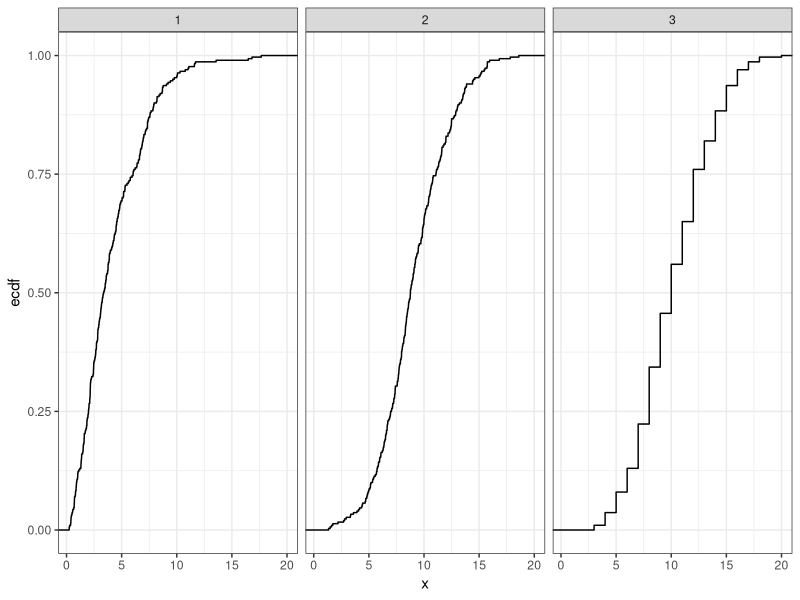
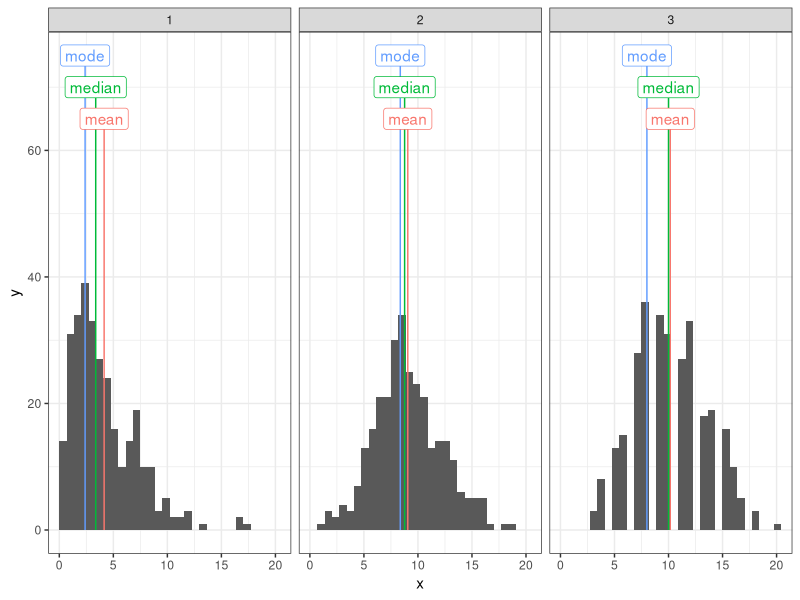
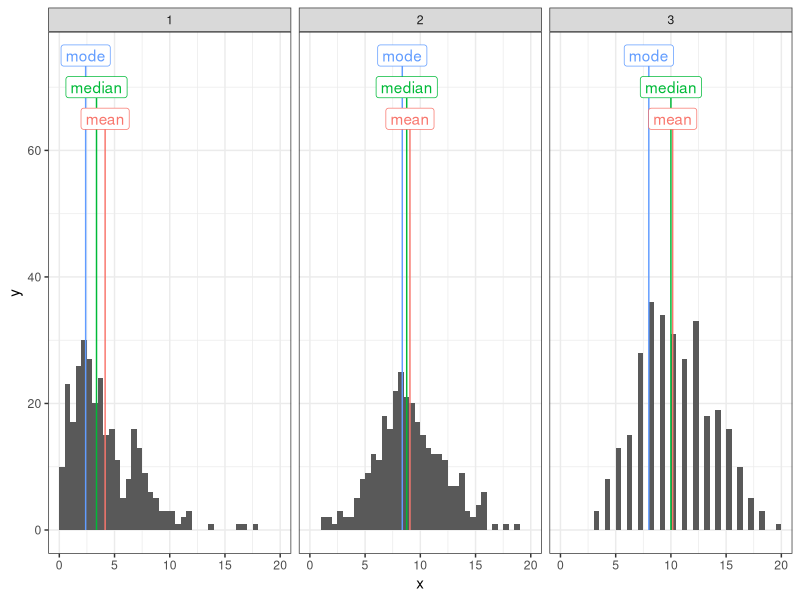
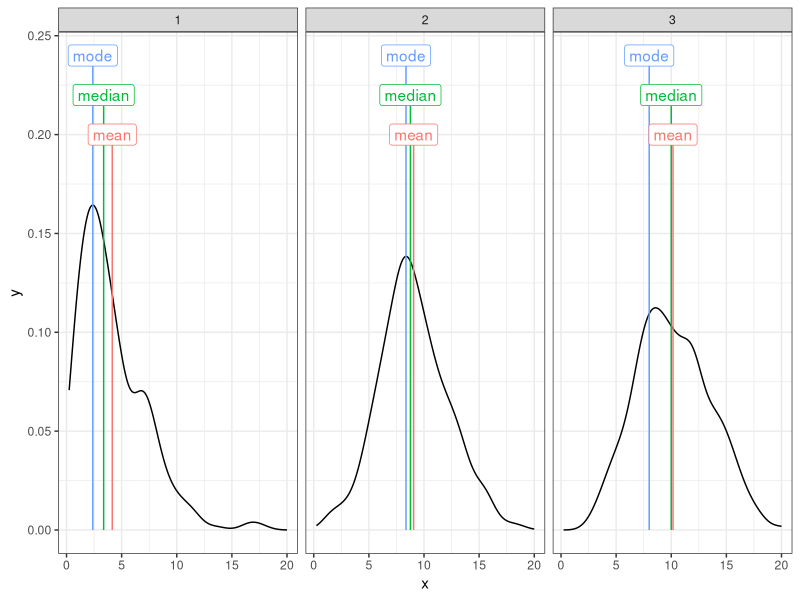
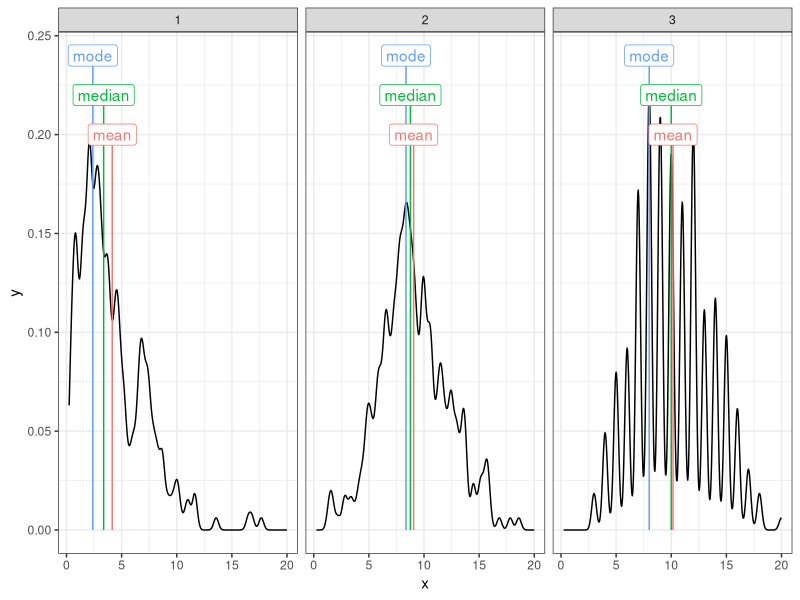
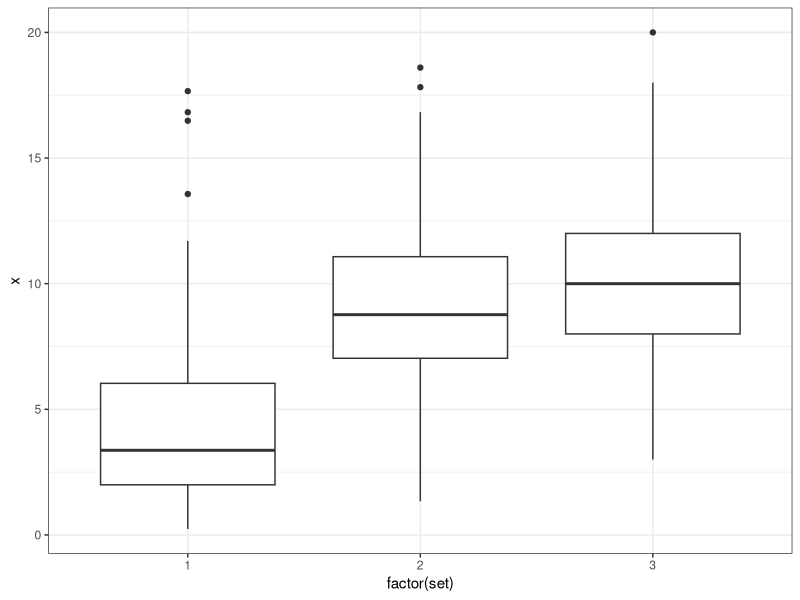
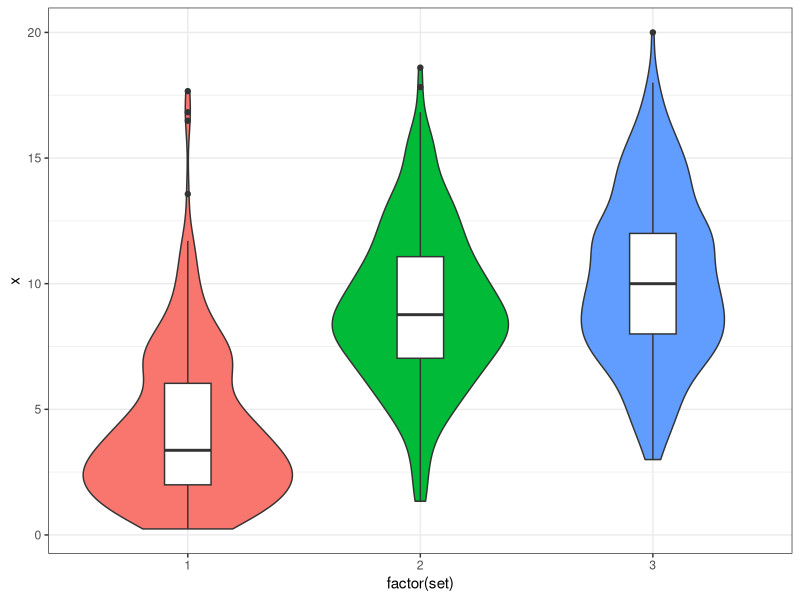

The R script that drew these images, in order:
## ---- chunk 1
library(tidyverse)
## ---- chunk 2
library(tidyverse)
theme_set(theme_bw())
set.seed(20934382)
sets <- bind_rows(
    tibble(x = rgamma(300, shape = 2, scale = 2), set = 1, dist = "gamma"),
    tibble(x = rnorm(300, 9, 3), set = 2, dist = "normal"),
    tibble(x = rpois(300, 10), set = 3, dist = "poisson")
  )
## ---- chunk 3
#| fig-width: 9
#| fig-height: 3
#| fig-alt: A set of three empirical CDFs drawn from 300 samples of a gamma(2, 2) distribution, a normal (9, 3) distribution, and a poisson(10) distribution. The gamma and normal eCDFs appear relatively smooth, while the poisson eCDF is jagged. 
ggplot(sets, aes(x = x, group = dist)) + 
  stat_ecdf(geom = "step") + 
  facet_wrap(~set)
## ---- chunk 4
#| fig-width: 9
#| fig-height: 3
#| fig-alt: A set of three histograms drawn from 300 samples of a gamma(2, 2) distribution, a normal (9, 3) distribution, and a poisson(10) distribution. The mean, median, and mode of each distribution are marked with vertical lines and labels. The gamma distribution is skewed, with mode < median < mean. The normal distribution is roughly symmetric, with mode,  median, and mean approximately equal. The poisson distribution has odd gaps, and the mode is slightly lower than the mean and median, which are equal.
 
find_mode <- function(x) {
  if (length(unique(x)) < length(x)) {
    u <- unique(x)
    tab <- tabulate(match(x, u))
    u[tab == max(tab)][1]
  } else {
    dens <- density(x)
    dens$x[which.max(dens$y)]
  }
}

set_summary <- sets |>
  group_by(set, dist) |>
  summarize(mean = mean(x), sd = sd(x), median = median(x), mode = find_mode(x), min = min(x), max = max(x), range = max-min) |>
  pivot_longer(-c(1:2)) |>
  mutate(y = case_when(name=="mean" ~ 65, name == "median" ~ 70, name == "mode" ~ 75, TRUE ~ NA))

ggplot(sets, aes(x = x, group = dist)) + 
  geom_histogram(boundary = 0, closed="left") + 
  facet_wrap(~set) +
  geom_segment(data = filter(set_summary, name %in% c("mean", "median", "mode")), aes(x = value, xend = value, y = 0, yend = y, color = name)) + 
  geom_label(data = filter(set_summary, name %in% c("mean", "median", "mode")), aes(x = value, y = y, color = name, label = name)) + 
  guides(color = 'none')
  
## ---- chunk 5
#| fig-width: 9
#| fig-height: 3
#| fig-alt: A set of three histograms drawn from 300 samples of a gamma(2, 2) distribution, a normal (9, 3) distribution, and a poisson(10) distribution. The mean, median, and mode of each distribution are marked with vertical lines and labels. The gamma distribution is skewed, with mode < median < mean. The normal distribution is roughly symmetric, with mode,  median, and mean approximately equal. The poisson distribution has gaps between integer values, and the mode is slightly lower than the mean and median, which are equal.
 
find_mode <- function(x) {
  if (length(unique(x)) < length(x)) {
    u <- unique(x)
    tab <- tabulate(match(x, u))
    u[tab == max(tab)][1]
  } else {
    dens <- density(x)
    dens$x[which.max(dens$y)]
  }
}

set_summary <- sets |>
  group_by(set, dist) |>
  summarize(mean = mean(x), sd = sd(x), median = median(x), mode = find_mode(x), min = min(x), max = max(x), range = max-min) |>
  pivot_longer(-c(1:2)) |>
  mutate(y = case_when(name=="mean" ~ 65, name == "median" ~ 70, name == "mode" ~ 75, TRUE ~ NA))

ggplot(sets, aes(x = x, group = dist)) + 
  geom_histogram(boundary = 0, closed="left", binwidth = .5) + 
  facet_wrap(~set) +
  geom_segment(data = filter(set_summary, name %in% c("mean", "median", "mode")), aes(x = value, xend = value, y = 0, yend = y, color = name)) + 
  geom_label(data = filter(set_summary, name %in% c("mean", "median", "mode")), aes(x = value, y = y, color = name, label = name)) + 
  guides(color = 'none')
  
## ---- chunk 6
#| fig-width: 9
#| fig-height: 3
#| fig-alt: A set of three density curves drawn from 300 samples of a gamma(2, 2) distribution, a normal (9, 3) distribution, and a poisson(10) distribution. The mean, median, and mode of each distribution are marked with vertical lines and labels. The gamma distribution is skewed, with mode < median < mean. The normal distribution is roughly symmetric, with mode,  median, and mean approximately equal. The poisson distribution has a mode which is slightly lower than the mean and median, which are equal.
 
find_mode <- function(x) {
  if (length(unique(x)) < length(x)) {
    u <- unique(x)
    tab <- tabulate(match(x, u))
    u[tab == max(tab)][1]
  } else {
    dens <- density(x)
    dens$x[which.max(dens$y)]
  }
}

set_summary <- sets |>
  group_by(set, dist) |>
  summarize(mean = mean(x), sd = sd(x), median = median(x), mode = find_mode(x), min = min(x), max = max(x), range = max-min) |>
  pivot_longer(-c(1:2)) |>
  mutate(y = case_when(name=="mean" ~ .2, name == "median" ~ .22, name == "mode" ~ .24, TRUE ~ NA))

ggplot(sets, aes(x = x, group = dist)) + 
  geom_density() + 
  facet_wrap(~set) +
  geom_segment(data = filter(set_summary, name %in% c("mean", "median", "mode")), aes(x = value, xend = value, y = 0, yend = y, color = name)) + 
  geom_label(data = filter(set_summary, name %in% c("mean", "median", "mode")), aes(x = value, y = y, color = name, label = name)) + 
  guides(color = 'none')
  
## ---- chunk 7
#| fig-width: 9
#| fig-height: 3
#| fig-alt: A set of three density curves drawn from 300 samples of a gamma(2, 2) distribution, a normal (9, 3) distribution, and a poisson(10) distribution. The mean, median, and mode of each distribution are marked with vertical lines and labels. The gamma distribution is skewed, with mode < median < mean. The normal distribution is roughly symmetric, with mode,  median, and mean approximately equal. The poisson distribution has a mode which is slightly lower than the mean and median, which are equal.
 
find_mode <- function(x) {
  if (length(unique(x)) < length(x)) {
    u <- unique(x)
    tab <- tabulate(match(x, u))
    u[tab == max(tab)][1]
  } else {
    dens <- density(x)
    dens$x[which.max(dens$y)]
  }
}

set_summary <- sets |>
  group_by(set, dist) |>
  summarize(mean = mean(x), sd = sd(x), median = median(x), mode = find_mode(x), min = min(x), max = max(x), range = max-min) |>
  pivot_longer(-c(1:2)) |>
  mutate(y = case_when(name=="mean" ~ .2, name == "median" ~ .22, name == "mode" ~ .24, TRUE ~ NA))

ggplot(sets, aes(x = x, group = dist)) + 
  geom_density(adjust=.25) + 
  facet_wrap(~set) +
  geom_segment(data = filter(set_summary, name %in% c("mean", "median", "mode")), aes(x = value, xend = value, y = 0, yend = y, color = name)) + 
  geom_label(data = filter(set_summary, name %in% c("mean", "median", "mode")), aes(x = value, y = y, color = name, label = name)) + 
  guides(color = 'none')
  
## ---- chunk 8
#| fig-width: 4
#| fig-height: 6

ggplot(sets, aes(x = factor(set), y = x)) + 
  geom_boxplot()
## ---- chunk 9
#| fig-width: 4
#| fig-height: 6

ggplot(sets, aes(x = factor(set), y = x, fill = factor(set))) + 
  geom_violin() + 
  geom_boxplot(width=.2, fill = "white") + 
  guides(fill = "none")
